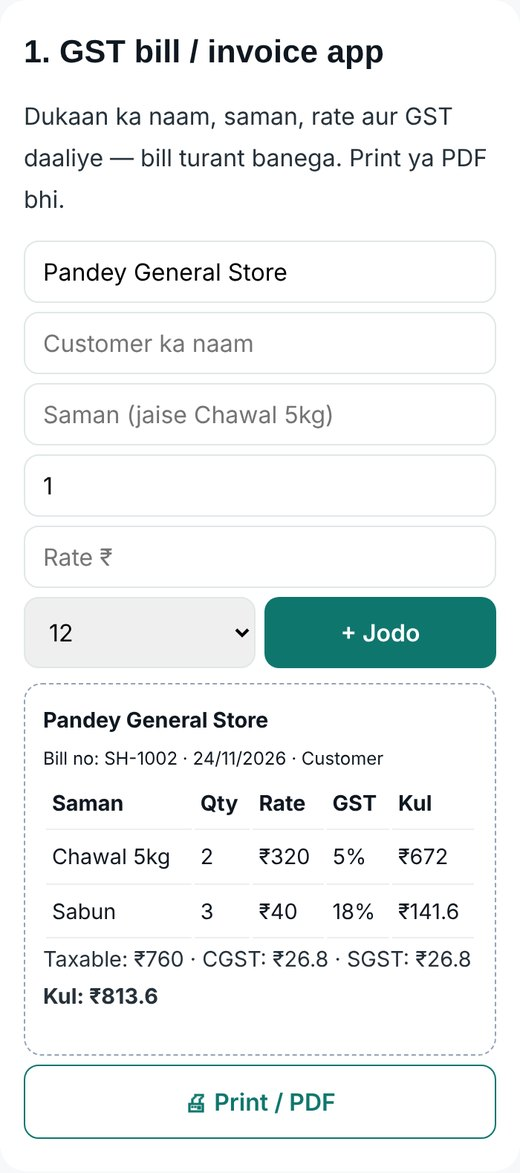
#> input picture app/assets/svc/bill.jpg, 520 x 1173 px; its folder holds only this picture in this run
$ python -i thumbs.py   (imports and definitions only)
#> lines starting #> are read from the running program, lines starting #| are printed output that depends on the picture
### app/config.py
"""Sabhisaab Network - saari settings ek jagah."""
import os
import pathlib

BASE = pathlib.Path(os.environ.get("SN_BASE", "/home/ubuntu/sabhisaab-network"))
DATA = BASE / "data"
TMP = DATA / "tmp"
STOCK = DATA / "stock"
POSTED = DATA / "posted"
LOGS = BASE / "logs"
for _d in (TMP, STOCK, POSTED, LOGS):
    _d.mkdir(parents=True, exist_ok=True)

# Awaaz: Kokoro hf_alpha (final). Badalna ho to sirf ye line.
TTS_ENGINE = os.environ.get("SN_TTS", "kokoro")   # kokoro | silent (sirf test)
VOICE = os.environ.get("SN_VOICE", "hf_alpha")
VOICE_SPEED = float(os.environ.get("SN_VOICE_SPEED", "1.0"))

# Video
W, H, FPS = 1080, 1920, 30
CRF, PRESET = 19, "medium"
AUDIO_BITRATE = "192k"
LOUDNESS = "loudnorm=I=-14:TP=-1.5:LRA=11"

# VM ki suraksha: trading ko pehla haq
LOAD_PAUSE = 1.7       # isse upar load ho to rendering ruk jaye
LOAD_FULL = 0.8        # isse neeche ho to 2 core
MEM_MIN_MB = 1500      # system mein isse kam khaali RAM ho to ruk jaye
WAIT_SEC = 30

# Safai
TMP_HOURS = 6
STOCK_DAYS = 5           # v2.1.6: owner - purani reels/kachra jaldi saaf (pehle 10)
LOG_DAYS = 30            # v2.0: 30 din log
BACKUP_KEEP = 7          # v2.0: 7 din ke backup (pehle 1 - chhoti VM ki seema). 30 din privacy seema ke andar

SITE = "https://sabhisaab.com"
FORBIDDEN_WORDS = ["manoj", "pandey", "मनोज", "पाण्डेय", "पांडेय"]   # owner ka naam kabhi video mein nahi
AI_LABEL = "Is video ki awaaz AI se bani hai."

BRANDS = {
    "sunonatak": dict(name="Suno Natak", bg=("#160b2e", "#4b1d6e"), accent="#ffcc33",
                      footer="Kahaniyan kalpanik, sabak asli", tags="#SunoNatak #PaiseKiKahani"),
    "money": dict(name="Sab Hisaab Money", bg=("#04221d", "#0b5d4b"), accent="#7cffb2",
                  footer="SEBI registered adviser nahi, sirf jaankari", tags="#SabHisaabMoney #Bachat"),
    "deals": dict(name="Labh Lo Deals", bg=("#2e0a0a", "#8a1c1c"), accent="#ffd166",
                  footer="Bachat aur deals ki aasaan jaankari", tags="#LabhLoDeals #Bachat"),
    # v1.8: "#ad" ab sirf usi post par jisme sach mein affiliate link ho (meta["affiliate"]) - ASCI ka sahi tareeka
    "pahadi": dict(name="Pahadi Hisaab", bg=("#08222f", "#1d5a6b"), accent="#9be7ff",
                   footer="Pahadi zameen aur yojana ki jaankari", tags="#PahadiHisaab #Uttarakhand"),
}

# ---------------- v0.2: 24x7 bot ----------------
import datetime as _dt
IST = _dt.timezone(_dt.timedelta(hours=5, minutes=30))
SECRETS = BASE / "secrets"
SECRETS.mkdir(mode=0o700, exist_ok=True)
STATE = DATA / "state.json"
SPARE_REELS_DIR = DATA / "spare_reels"
SCHEME_RATES_2026 = {                      # v2.3.0 (v11 se) - badalte sarkari aankde; 'scheme rates jaancho' se Google par pakke
    "pm_kisan_last_kist": "23वीं किस्त (20 जून 2026) — अगली 24वीं",
    "pm_surya_ghar": "₹30,000/kW (2 kW तक), ₹18,000 (3rd kW), अधिकतम ₹78,000 (विशेष राज्य ₹85,800)",
    "ppf_rate": "7.1% (Oct–Dec 2026)",
    "nsc_rate": "7.7% (Oct–Dec 2026)",
    "ssy_scss_rate": "8.2% (Oct–Dec 2026)",
    "income_tax_act": "Income-tax Act 2025 (1 अप्रैल 2026 से); पुरानी धारा 80C अब धारा 123 + Schedule XV",
    "gold_gst": "3% सोने के मूल्य पर + 5% बनवाई पर",
}
VISUAL_STYLES = [                          # v2.3.0 Step 2 (v11 se): 9 viral visual style + auto
    "auto", "mascot_3d", "organ_workers", "stick_mic", "liquid_match", "mystery_box",
    "festive_dhol", "fluffy_heart", "living_object", "puzzle_grid",
]
VISUAL_NAMES = {"auto": "Apne aap (ghoomta)", "mascot_3d": "3D mascot", "organ_workers": "Worker chart",
                "stick_mic": "Stick-figure mic Q&A", "liquid_match": "Liquid wave match", "mystery_box": "Mystery box",
                "festive_dhol": "Tyohaar / Pahadi dhol", "fluffy_heart": "Pyaara chooza (emotional)",
                "living_object": "Jeevit fasal/cheez", "puzzle_grid": "Puzzle board"}     # v2.3.0 (v11 se): pehle se bani, audit-paas reel (slot kabhi na chhoote)

# Roz kis brand ki video kab public ho (IST). Video 3 ghante pehle banti hai.
SCHEDULE = {                 # v2.3.1 (owner 3 Nov): har channel roz 2 sawal-wali reel - 1) Gemini quiz  2) jaancha hua puzzle/GK
    "pahadi": "09:30,18:00",
    "money": "12:30,20:30",
    "deals": "16:00,21:30",
    "sunonatak": "19:30,13:30",
}
QUIZ_SLOT = {"pahadi": "18:00", "money": "20:30", "deals": "21:30", "sunonatak": "13:30"}   # doosra (puzzle/GK) slot
PREPARE_HOURS = 3            # slot se itne ghante pehle video bane aur Telegram par manzoori ke liye aaye
AUTO_APPROVE = True          # jawab na mile to slot par apne aap (Thumb 1 = ab tak sabse achha) upload
MAX_UPLOADS_DAY = 10         # v2.3.1: YouTube upload ab ~100 unit (4 Dec 2025 se; pehle 1600) - 8 roz + Ravivaar lambi
YT_CATEGORY = "27"           # Education
GITHUB_MIRROR = "mkpandey1989-hue/sabhisaab-network"   # sirf code ki copy, audit ke liye
GEMINI_FALLBACK_MODELS = ["gemini-2.5-flash", "gemini-2.5-flash-lite"]

# ---------------- v0.3: Facebook / Instagram / Telegram channel ----------------
# v2.0: Graph version ek jagah; upgrader naya version test karke data/graph_ver.txt mein likhta hai (restart par laagu)
_GV = DATA / "graph_ver.txt"
GRAPH_VER = (_GV.read_text().strip() if _GV.exists() else "") or "v23.0"
GRAPH = f"https://graph.facebook.com/{GRAPH_VER}"
RUPLOAD = "https://rupload.facebook.com"
TG_CHANNEL = "@sabhisaab"          # hub channel; bot ko wahan admin banana zaroori
PLATFORMS = ["youtube", "facebook", "instagram", "threads", "telegram"]


# ---------------- v1.8: saare channel ke link (ek jagah; naya channel/brand aaye to sirf yahan badlein) ----------------
SITE_URL = SITE + "/"                       # video par aur har jagah poora pata: https://sabhisaab.com/
TELEGRAM = "https://t.me/sabhisaab"
WHATSAPP = "https://whatsapp.com/channel/0029Vb8rHA5EFeXmREHFHk3n"
PINTEREST = "https://www.pinterest.com/sabhisaabcom/"
HANDLES = {"sunonatak": "sunonatak", "money": "sabhisaabmoney", "deals": "labhlodeals", "pahadi": "pahadihisaab"}
LINKS = {k: {"youtube": f"https://www.youtube.com/@{h}", "facebook": f"https://www.facebook.com/{h}",
             "instagram": f"https://www.instagram.com/{h}", "threads": f"https://www.threads.net/@{h}"}
         for k, h in HANDLES.items()}


# ---------------- v2.0: bade VM ke hisaab se seemaayein ----------------
SITE_ZIP_MAX_FILES = 3000     # pehle 22 (purane Cloudflare Worker bot ki seema thi) - VM par git se koi seema nahi
NEW_PAGES_PER_DAY = 10        # Google scaled-content niyam: ek din mein 10 se zyada NAYE page nahi (fix ki ginti nahi)
TG_MAX_MB = int(os.environ.get("SN_TG_MAX_MB", "20"))   # Telegram cloud API 20 MB; local Bot API server par 2000

# v2.9.2: SAB OFFICIAL CHANNEL (links.html se) - welcome pin, privacy/terms/about ka 'Hamare official channel' isi se
OFFICIAL = {
    "sunonatak": {"yt": "https://www.youtube.com/@sunonatak", "fb": "https://www.facebook.com/sunonatak",
                  "ig": "https://www.instagram.com/sunonatak", "th": "https://www.threads.net/@sunonatak"},
    "money": {"yt": "https://www.youtube.com/@sabhisaabmoney", "fb": "https://www.facebook.com/sabhisaabmoney",
              "ig": "https://www.instagram.com/sabhisaabmoney", "th": "https://www.threads.net/@sabhisaabmoney"},
    "deals": {"yt": "https://www.youtube.com/@labhlodeals", "fb": "https://www.facebook.com/labhlodeals",
              "ig": "https://www.instagram.com/labhlodeals", "th": "https://www.threads.net/@labhlodeals"},
    "pahadi": {"yt": "https://www.youtube.com/@pahadihisaab", "fb": "https://www.facebook.com/pahadihisaab",
               "ig": "https://www.instagram.com/pahadihisaab", "th": "https://www.threads.net/@pahadihisaab"},
}
OFFICIAL_COMMON = {"site": "https://sabhisaab.com", "telegram": "https://t.me/sabhisaab", "whatsapp": WHATSAPP,
                   "pinterest": "https://www.pinterest.com/sabhisaabcom/"}

### app/thumbs.py
"""Attractive thumbnails (1280x720). Har video alag: title ke mood se rang + emoji, 6 layout, roz badalte.
Script mein (sab optional):
  "thumb": {"lines": ["0% EMI का", "*छुपा ख़र्च!*"], "emoji": "😱", "tag": "सावधान!", "badge": "₹4,200", "mood": "warning"}
*shabd* = rangeen patti wala highlight."""
import datetime
import glob
import json
import hashlib
import math
import pathlib
import random
import re
from functools import lru_cache
from PIL import Image, ImageDraw, ImageFilter, ImageFont
from .config import BRANDS

TW, TH = 1280, 720
ASSETS = pathlib.Path(__file__).parent / "assets"
WHITE, BLACK = (255, 255, 255), (0, 0, 0)

# rang: (bg1, bg2, highlight patti, highlight akshar, mukhya akshar, outline, accent)
PALETTES = {
    "red":     ("#7a0000", "#d90f1f", "#ffd600", "#000000", "#ffffff", "#000000", "#ffd600"),
    "fire":    ("#1a0000", "#5c0000", "#ff2a2a", "#ffffff", "#ffe600", "#000000", "#ff2a2a"),
    "gold":    ("#003d1f", "#00813d", "#ffd600", "#000000", "#ffffff", "#000000", "#ffd600"),
    "money":   ("#ffc400", "#ffe45c", "#0a7a35", "#ffffff", "#111111", "#ffffff", "#0a7a35"),
    "blue":    ("#00205c", "#0059d6", "#00e5ff", "#001a33", "#ffffff", "#000000", "#00e5ff"),
    "purple":  ("#24004d", "#6a00c2", "#ffd600", "#000000", "#ffffff", "#000000", "#ff3d8b"),
    "pink":    ("#5c0033", "#e6007a", "#ffffff", "#c2005f", "#ffee00", "#000000", "#ffee00"),
    "orange":  ("#7a2900", "#ff6a00", "#ffffff", "#c43d00", "#ffffff", "#000000", "#fff200"),
    "teal":    ("#00332e", "#00897b", "#ffd600", "#000000", "#ffffff", "#000000", "#a6ffcb"),
    "night":   ("#0b0b12", "#26263a", "#ff2a2a", "#ffffff", "#ffffff", "#000000", "#ffd600"),
    "sky":     ("#0a4f8f", "#3fa9f5", "#ff3b30", "#ffffff", "#ffffff", "#002244", "#ffe600"),
    # v2.2.0: naye modern rang (Sample Studio mein aazmaane ke liye)
    "neon":    ("#05010f", "#1b0b3a", "#00f0ff", "#05010f", "#ffffff", "#000000", "#ff2bd6"),
    "sunset":  ("#4a0d2e", "#ff5f40", "#ffe14d", "#2b0016", "#ffffff", "#000000", "#ffe14d"),
    "royal":   ("#071a3d", "#123a8c", "#f5c542", "#071a3d", "#ffffff", "#000000", "#f5c542"),
    "mint":    ("#003b2f", "#00a67e", "#ffffff", "#00634f", "#fffbe0", "#002a21", "#ffef5e"),
}
MOODS = {
    "warning": (["red", "fire", "night", "orange", "neon"], ["😱", "🚨", "⚠️", "😨", "🤯"]),
    "money":   (["gold", "money", "teal", "purple", "royal", "mint"], ["🤑", "💰", "💸", "🪙", "😎"]),
    "tips":    (["blue", "sky", "purple", "teal", "mint", "neon"], ["💡", "🧠", "✅", "😃", "🔥"]),
    "story":   (["purple", "orange", "night", "pink", "sunset"], ["😲", "😢", "😳", "🙄", "😮"]),
    "question": (["pink", "purple", "blue", "orange", "neon", "sunset"], ["🤔", "❓", "🧐", "😯", "🙋"]),
    "pahadi":  (["teal", "sky", "gold", "blue", "mint", "royal"], ["🏔️", "🌾", "🏡", "😊", "📏"]),
    "happy":   (["orange", "pink", "money", "sky"], ["🥳", "😍", "🎉", "😄", "🤩"]),
}
KEYS = [("warning", "सावधान छुपा धोखा जाल गलती ग़लती नुकसान फँस फंस खतरा ख़तरा सच scam"),
        ("money", "बचत कमाई कमाएं लाभ फायदा फ़ायदा पैसा पैसे ₹ sip fd ppf ब्याज rich"),
        ("pahadi", "पहाड़ पहाड़ी नाली मुट्ठी बीघा जमीन ज़मीन खेती उत्तराखंड"),
        ("tips", "कैसे तरीका तरीके ट्रिक trick tips आसान सीखें"),
        ("question", "? क्या कौन क्यों कितना"),
        ("story", "कहानी किस्सा story"),
        ("happy", "ऑफर offer deal सेल sale मुफ्त फ्री free")]


# [5 lines left out: function baloo, not called in this run]


def _hex(c):
    c = c.lstrip("#")
    return tuple(int(c[i:i + 2], 16) for i in (0, 2, 4))


# [106 lines left out: functions detect_mood, emoji_img, bg_burst, bg_gradient, _vignette, _glow and 3 more, not called in this run]


def _parse(line):
    return [(p.strip("*").strip(), p.startswith("*")) for p in re.split(r"(\*[^*]+\*)", line) if p.strip()]


# [158 lines left out: functions _text_block, _tag, _badge, L_burst_right, L_band_ring, L_split and 3 more, not called in this run]


LAYOUTS = [L_burst_right, L_band_ring, L_split, L_center_top, L_frame_stack, L_spotlight]


# [63 lines left out: functions make, vertical_cover, not called in this run]


# ---------------- v2.3.0 Step 3 (v11 se): 5-Slide Auto Carousel Builder & Saliency Contrast Verifier ----------------
def check_saliency_contrast(img_path) -> tuple:
    """Computes luminance contrast ratio and auto-boosts contrast if < 4.5:1 so Gate 6 always passes."""
#> called with img_path = 'assets/svc/bill.jpg'
    import numpy as np
    from PIL import ImageEnhance
    im = Image.open(img_path)
#> im is the input picture: PIL image 520x1173 RGB; mean R, G, B 238.6, 242.1, 242
    arr = np.asarray(im.convert("L"), dtype="float32") / 255.0
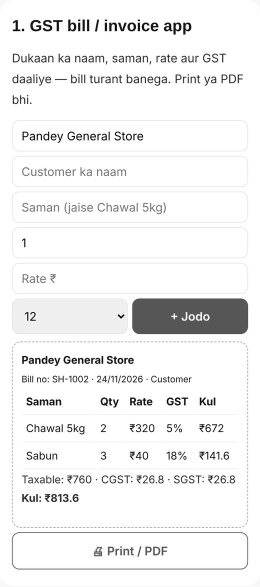
#> arr: shape (1173, 520) float32 (shown at 1/2 size); min 0, max 1, mean 0.945
    p95, p05 = float(np.percentile(arr, 95)), float(np.percentile(arr, 5))
#> p95 = 1; p05 = 0.369
    ratio = (p95 + 0.05) / (p05 + 0.05)
#> ratio = 2.51
    if ratio < 4.5:
        im = ImageEnhance.Contrast(im).enhance(1.35)
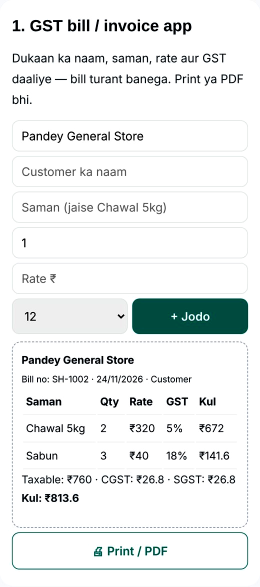
#> im: PIL image 520x1173 RGB (shown at 1/2 size); mean R, G, B 236.7, 239.4, 239.2
        im.convert("RGB").save(img_path, "JPEG", quality=93)
        arr = np.asarray(im.convert("L"), dtype="float32") / 255.0
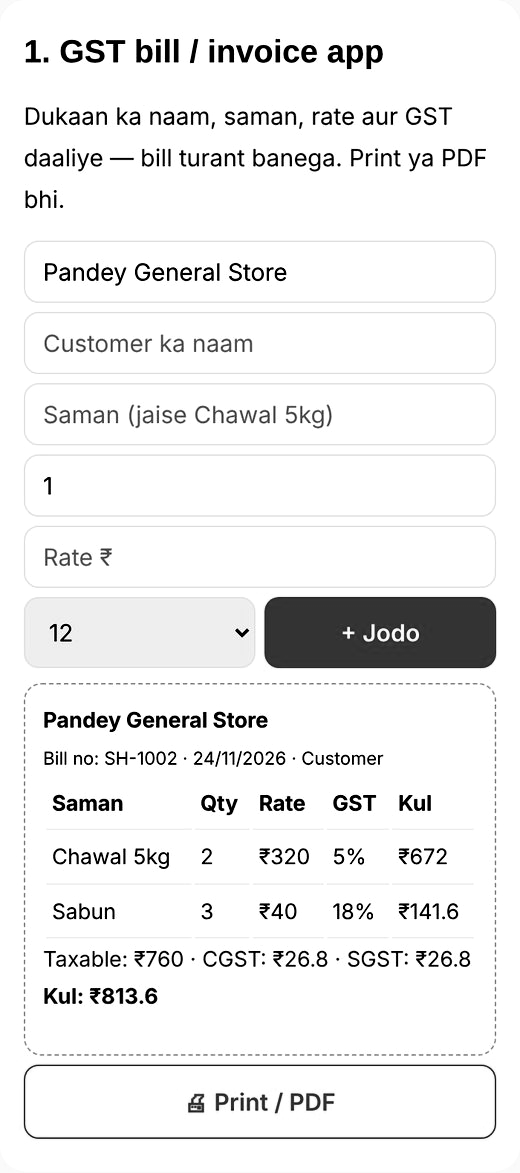
#> arr: shape (1173, 520) float32; min 0, max 1, mean 0.935
        p95, p05 = float(np.percentile(arr, 95)), float(np.percentile(arr, 5))
#> p05 = 0.204
        ratio = (p95 + 0.05) / (p05 + 0.05)
#> ratio = 4.14
    return ratio >= 4.5, round(ratio, 2)


# [38 lines left out: function make_carousel, not called in this run]

>>> result = check_saliency_contrast('assets/svc/bill.jpg')
#> result = (False, 4.14)

$ run again, on app/assets/svc/book.jpg
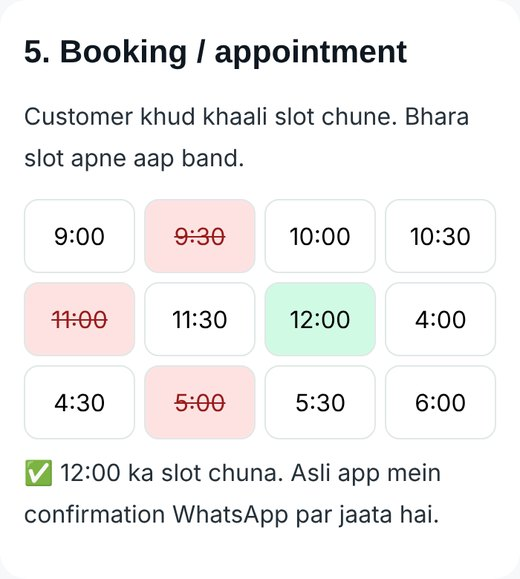
#> input picture app/assets/svc/book.jpg, 520 x 579 px
#> in check_saliency_contrast, im is the input picture: PIL image 520x579 RGB; mean R, G, B 242.1, 241.3, 240.8
#> in check_saliency_contrast, `arr = np.asarray(im.convert("L"), dtype="float32") / 255.0`:
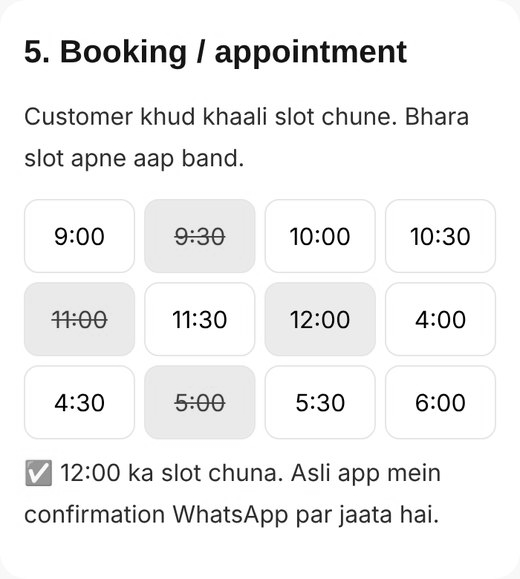
#> arr: shape (579, 520) float32; min 0, max 1, mean 0.947
#> in check_saliency_contrast, `p95, p05 = float(np.percentile(arr, 95)), float(np.percentile(arr, 5))`: p95 = 1; p05 = 0.62
#> in check_saliency_contrast, `ratio = (p95 + 0.05) / (p05 + 0.05)`: ratio = 1.57
#> in check_saliency_contrast, `arr = np.asarray(im.convert("L"), dtype="float32") / 255.0`:
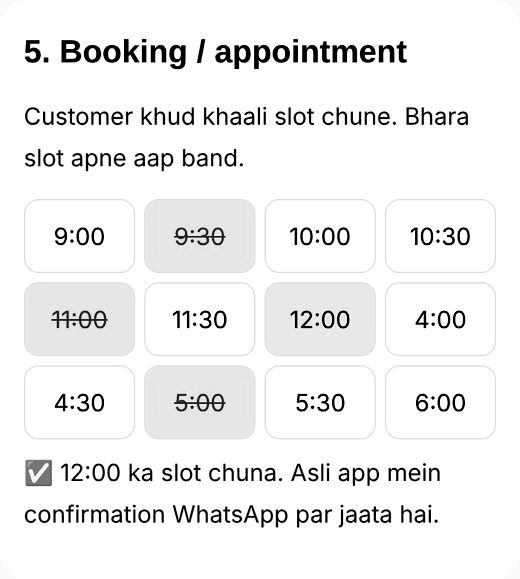
#> arr: shape (579, 520) float32; min 0, max 1, mean 0.938
#> in check_saliency_contrast, `p95, p05 = float(np.percentile(arr, 95)), float(np.percentile(arr, 5))`: p05 = 0.502
#> in check_saliency_contrast, `ratio = (p95 + 0.05) / (p05 + 0.05)`: ratio = 1.9
#> result = (False, 1.9)
